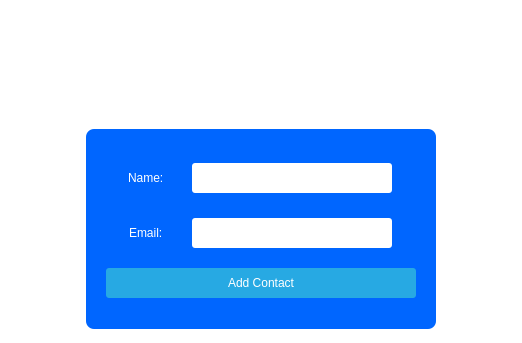
<?xml version="1.0" encoding="UTF-8"?>
<ui version="4.0">
 <class>Add</class>
 <widget class="QWidget" name="Add">
  <property name="geometry">
   <rect>
    <x>0</x>
    <y>0</y>
    <width>522</width>
    <height>343</height>
   </rect>
  </property>
  <property name="windowTitle">
   <string>Form</string>
  </property>
  <property name="styleSheet">
   <string notr="true">background-color:white;</string>
  </property>
  <layout class="QVBoxLayout" name="verticalLayout">
   <item>
    <layout class="QHBoxLayout" name="horizontalLayout_2">
     <property name="topMargin">
      <number>0</number>
     </property>
     <item>
      <widget class="QLabel" name="logo">
       <property name="sizePolicy">
        <sizepolicy hsizetype="Fixed" vsizetype="Fixed">
         <horstretch>0</horstretch>
         <verstretch>0</verstretch>
        </sizepolicy>
       </property>
       <property name="minimumSize">
        <size>
         <width>250</width>
         <height>100</height>
        </size>
       </property>
       <property name="font">
        <font>
         <pointsize>20</pointsize>
         <weight>75</weight>
         <bold>true</bold>
        </font>
       </property>
       <property name="styleSheet">
        <string notr="true">border-image: url(:/logo/contact.png);</string>
       </property>
       <property name="text">
        <string/>
       </property>
       <property name="scaledContents">
        <bool>true</bool>
       </property>
      </widget>
     </item>
    </layout>
   </item>
   <item>
    <spacer name="verticalSpacer_2">
     <property name="orientation">
      <enum>Qt::Vertical</enum>
     </property>
     <property name="sizeHint" stdset="0">
      <size>
       <width>20</width>
       <height>50</height>
      </size>
     </property>
    </spacer>
   </item>
   <item>
    <layout class="QHBoxLayout" name="horizontalLayout_3">
     <property name="topMargin">
      <number>0</number>
     </property>
     <item>
      <widget class="QWidget" name="verticalWidget" native="true">
       <property name="sizePolicy">
        <sizepolicy hsizetype="Fixed" vsizetype="Fixed">
         <horstretch>0</horstretch>
         <verstretch>0</verstretch>
        </sizepolicy>
       </property>
       <property name="minimumSize">
        <size>
         <width>350</width>
         <height>200</height>
        </size>
       </property>
       <property name="styleSheet">
        <string notr="true">background:rgb(0, 102, 255);
border-radius: 8px;</string>
       </property>
       <layout class="QVBoxLayout" name="verticalLayout_2">
        <property name="leftMargin">
         <number>20</number>
        </property>
        <property name="topMargin">
         <number>20</number>
        </property>
        <property name="rightMargin">
         <number>20</number>
        </property>
        <property name="bottomMargin">
         <number>20</number>
        </property>
        <item>
         <layout class="QHBoxLayout" name="horizontalLayout_4">
          <item>
           <widget class="QLabel" name="label">
            <property name="sizePolicy">
             <sizepolicy hsizetype="Fixed" vsizetype="Fixed">
              <horstretch>0</horstretch>
              <verstretch>0</verstretch>
             </sizepolicy>
            </property>
            <property name="minimumSize">
             <size>
              <width>0</width>
              <height>40</height>
             </size>
            </property>
            <property name="styleSheet">
             <string notr="true">QLabel { color: white; }
</string>
            </property>
            <property name="text">
             <string>Name:</string>
            </property>
           </widget>
          </item>
          <item>
           <widget class="QLineEdit" name="name">
            <property name="sizePolicy">
             <sizepolicy hsizetype="Fixed" vsizetype="Fixed">
              <horstretch>0</horstretch>
              <verstretch>0</verstretch>
             </sizepolicy>
            </property>
            <property name="minimumSize">
             <size>
              <width>200</width>
              <height>30</height>
             </size>
            </property>
            <property name="styleSheet">
             <string notr="true">QLineEdit { border-radius: 3px;
background:white; }</string>
            </property>
           </widget>
          </item>
         </layout>
        </item>
        <item>
         <layout class="QHBoxLayout" name="horizontalLayout">
          <item>
           <widget class="QLabel" name="label_3">
            <property name="sizePolicy">
             <sizepolicy hsizetype="Fixed" vsizetype="Fixed">
              <horstretch>0</horstretch>
              <verstretch>0</verstretch>
             </sizepolicy>
            </property>
            <property name="minimumSize">
             <size>
              <width>0</width>
              <height>40</height>
             </size>
            </property>
            <property name="styleSheet">
             <string notr="true">QLabel { color: white; }
</string>
            </property>
            <property name="text">
             <string>Email:</string>
            </property>
           </widget>
          </item>
          <item>
           <widget class="QLineEdit" name="email">
            <property name="sizePolicy">
             <sizepolicy hsizetype="Fixed" vsizetype="Fixed">
              <horstretch>0</horstretch>
              <verstretch>0</verstretch>
             </sizepolicy>
            </property>
            <property name="minimumSize">
             <size>
              <width>200</width>
              <height>30</height>
             </size>
            </property>
            <property name="styleSheet">
             <string notr="true">QLineEdit { border-radius: 3px;
background:white; }

</string>
            </property>
           </widget>
          </item>
         </layout>
        </item>
        <item>
         <widget class="QPushButton" name="addcontactButton">
          <property name="minimumSize">
           <size>
            <width>0</width>
            <height>30</height>
           </size>
          </property>
          <property name="mouseTracking">
           <bool>false</bool>
          </property>
          <property name="styleSheet">
           <string notr="true">QPushButton
{
  color: white;
  background-color: #27a9e3;
  border-width: 0px;
  border-radius: 3px;
}</string>
          </property>
          <property name="text">
           <string>Add Contact</string>
          </property>
         </widget>
        </item>
       </layout>
      </widget>
     </item>
    </layout>
   </item>
   <item>
    <spacer name="verticalSpacer">
     <property name="orientation">
      <enum>Qt::Vertical</enum>
     </property>
     <property name="sizeHint" stdset="0">
      <size>
       <width>20</width>
       <height>40</height>
      </size>
     </property>
    </spacer>
   </item>
  </layout>
 </widget>
 <resources>
  <include location="images_contact.qrc"/>
 </resources>
 <connections/>
</ui>
